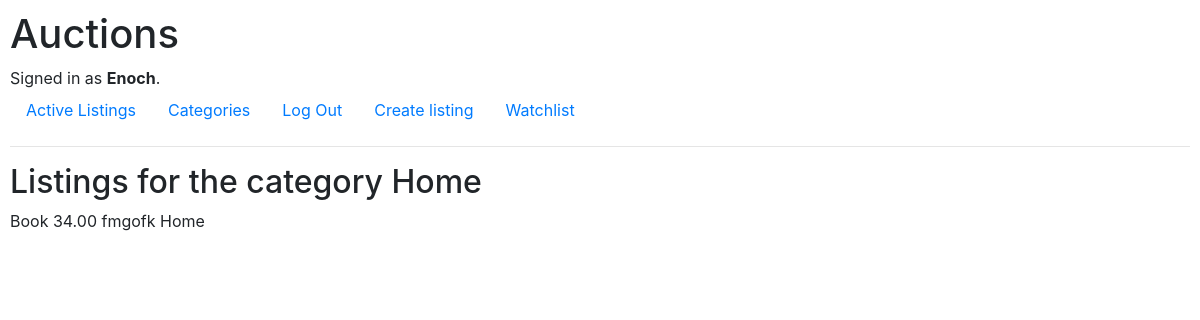
Screenshot of /Home/category_listing (signed in) with the database file from the repository.
### auctions/models.py (models this page shows)
class User(AbstractUser):
    pass

class Auction_listing(models.Model):
    title = models.CharField(max_length=200)
    description = models.TextField()
    starting_bid = models.DecimalField(max_digits=10, decimal_places=2)
    current_bid = models.DecimalField(max_digits=10, decimal_places=2, blank=True, null=True)
    date = models.DateTimeField(auto_now_add=True)
    image_link = models.URLField(max_length=600, blank=True,)
    categories = models.CharField(max_length=100, null=True, blank=True, default= None)
    watchlist = models.ManyToManyField(User, related_name="watchlist", default=None, blank=True)
    customer = models.ForeignKey(User, on_delete=models.PROTECT, null=True)
    status = models.BooleanField(default=True)
    author = models.ForeignKey(User, on_delete=models.CASCADE, related_name="author", default=None)
    def __str__(self):
        return f"{self.title} {self.starting_bid} {self.description} {self.image_link} {self.categories}"

### auctions/views.py (the view)
# urls.py: path("<str:name>/category_listing", views.category_listing, name="category_listing"),
def category_listing(request, name):
    listings =  Auction_listing.objects.filter(categories=name)
    return render(request, "auctions/cat_listing.html", {
    "listing": listings,
    "name": name
        })

### auctions/templates/auctions/cat_listing.html
{% extends "auctions/layout.html" %}
{% block body %}
    <h2>Listings for the category {{ name }}</h2>
    {% for catlist in listing %}
        {% if catlist.status is not False %}
        {{ catlist }}
        <br>
        {% endif %}
    {% endfor %}
{% endblock %}

### auctions/templates/auctions/layout.html (shortened to what this page needs)
{% load static %}
<!DOCTYPE html>
<html lang="en">
    <head>
        <link rel="stylesheet" href="https://stackpath.bootstrapcdn.com/bootstrap/4.4.1/css/bootstrap.min.css">
        <link href="{% static 'auctions/styles.css'%}/" rel="stylesheet">
    </head>
    <body>
        <h1>Auctions</h1>
        <div>
            {% if user.is_authenticated %}
                Signed in as <strong>{{ user.username }}</strong>.
            {% else %}
                Not signed in.
            {% endif %}
        </div>
        <ul class="nav">
            <li class="nav-item">
                <a class="nav-link" href="{% url 'index' %}">Active Listings</a>
            </li>
            <li class="nav-item">
                <a class="nav-link" href="{% url 'categories' %}">Categories</a>
            </li>
            {% if user.is_authenticated %}
                <li class="nav-item">
                    <a class="nav-link" href="{% url 'logout' %}">Log Out</a>
                </li>
                <li class="nav-item">
                    <a class="nav-link" href="{% url 'create_listing' %}">Create listing</a>
                </li>
                <li class="nav-item">
                    <a class="nav-link" href="{% url 'watchlist_page' %}">Watchlist</a>
                </li>
            {% endif %}
        </ul>
        <hr>
        {% block body %}
        {% endblock %}
    </body>
</html>

### auctions/static/auctions/styles.css (style rules this page uses)
body { padding: 10px; }

### rows the page displays
User: username "Enoch"
Auction_listing: title+starting_bid+description "Book 34.00 fmgofk Home"

### other values shown
{{ name }} "Home"
